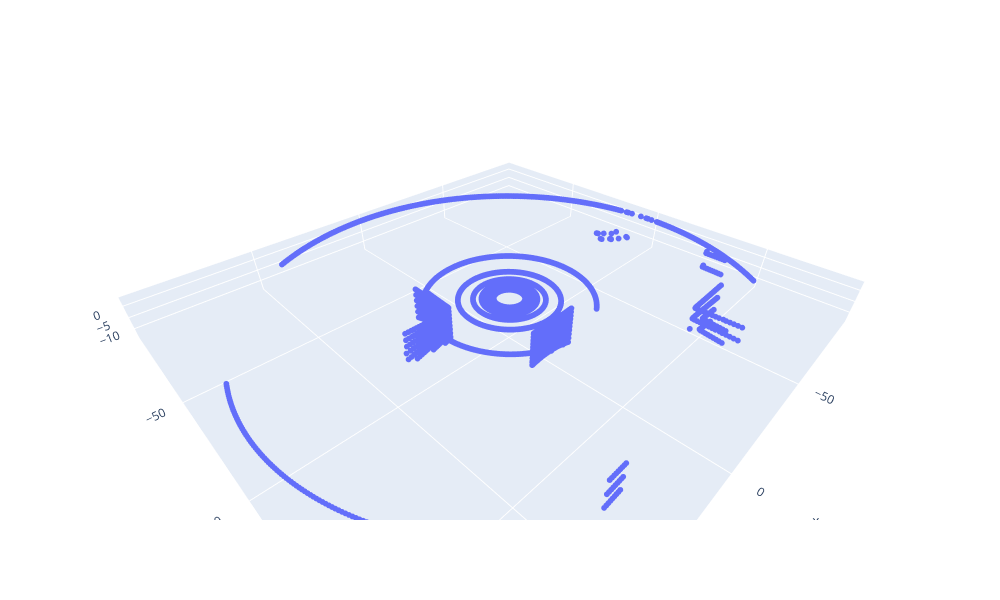

The code cell stored with this chart in its notebook:
### Code cell
# Plot the points
general.plot_pc(P)

### Figure 1 — Plotly figure (JSON) as saved in the notebook; plotly's stock layout.template omitted (floating-point values rounded to 4 significant figures; data arrays with more than 128 entries replaced by an {"elided": "..."} marker saying what was removed)
{"data": [{"marker": {"size": 2}, "mode": "markers", "type": "scatter3d", "x": {"elided": "6528 float values"}, "y": {"elided": "6528 float values"}, "z": {"elided": "6528 float values"}}], "layout": {"height": 600, "scene": {"aspectmode": "data"}, "width": 1000}}
